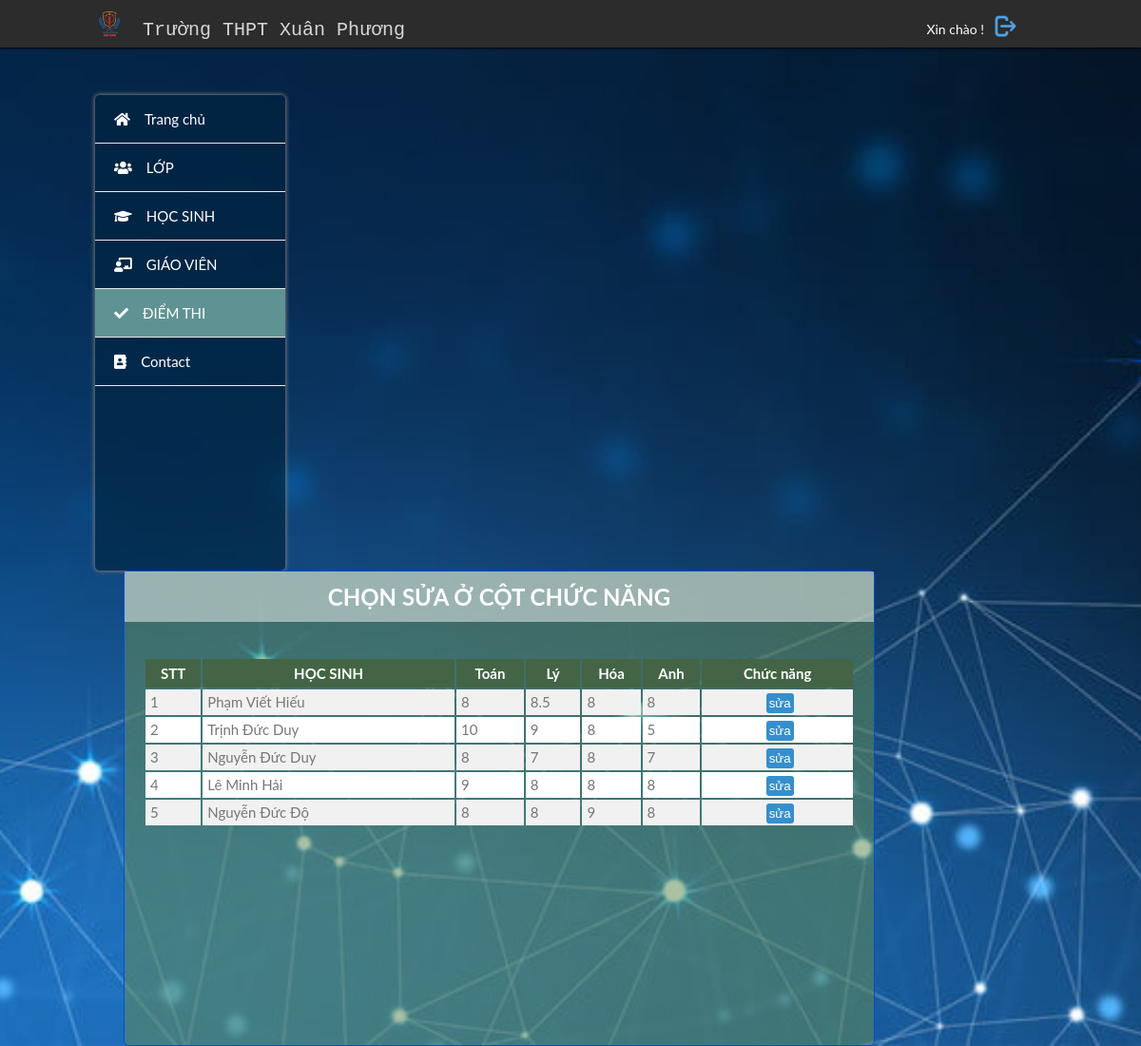
Screenshot of /suadiem.php (signed in) with the database file from the repository.
### tables this page shows
CREATE TABLE `diemthi` (
  `diemthiID` int(11) NOT NULL,
  `hocsinhID` int(11) NOT NULL,
  `toan` float NOT NULL,
  `ly` float NOT NULL,
  `hoa` int(11) NOT NULL,
  `anh` int(11) NOT NULL
);

CREATE TABLE `hocsinh` (
  `hocsinhID` int(11) NOT NULL,
  `MaHS` int(11) NOT NULL,
  `lopID` int(11) NOT NULL,
  `name` text NOT NULL,
  `birthday` date NOT NULL,
  `phonenumber` int(11) NOT NULL,
  `address` text NOT NULL,
  `avt` text NOT NULL,
  `so_truong` text NOT NULL
);

### suadiem.php (the view, shortened to what this page needs)
<!DOCTYPE html>
<html>
<?php
	if (isset($_SESSION['username'])){
	$link = new mysqli('localhost','root','','hocsinh') or die('kết nối thất bại ');
	mysqli_query($link, 'SET NAMES UTF8');
?>
    <head>
        <link rel="stylesheet" href="css/qlhs.css">
        <link rel="stylesheet" href="style/fontawesome/css/all.css">
    </head>
    <body>
        <header>
            <div class="container">
                 <div id="logo">
					  <div id="logoImg">
						   <img src="image/anh4.png " width="30px">
					  </div>
					<a href="index.php">Trường THPT Xuân Phương</a>
				 </div>
				<div id="accountName">
					<p> Xin chào ! </p>
					<a href="dangxuat.php" alt= "Đăng xuất"> <img src="image/logout.png" width="25px"> </a>
				</div>
            </div>
        </header>
        <div class="body">
			<div class="container">
				<div id="menu">
                  <ul>
                      <li><a href="index.php"><i class="fas fa-home"></i>Trang chủ</a></li>
                      <li><a href="lop.php"><i class="fas fa-users"></i>LỚP</a></li>
                      <li><a href="hocsinh.php" ><i class="fas fa-graduation-cap"></i>HỌC SINH</a></li>
                      <li><a href="giaovien.php"><i class="fas fa-chalkboard-teacher"></i>GIÁO VIÊN</a></li>
                      <li><a id="current"  href="diemthi.php"><i class="fas fa-check"></i>ĐIỂM THI</a></li>
                      <li><a href="contact.php"><i class="fas fa-address-book"></i>Contact</a></li>
                  </ul>
              </div>
              <div id="main-contain">
			  <h2>CHỌN SỬA Ở CỘT CHỨC NĂNG </h2><br>
			  <div id="listSV">
							  <table width = "70%">
								<tr>
									<th>STT</th>
									<th>HỌC SINH</th>
									<th>Toán</th>
									<th>Lý</th>
									<th>Hóa</th>
									<th>Anh</th>
									<th>Chức năng</th>
								</tr>
							<?php
										$query = " SELECT *  FROM hocsinh INNER JOIN diemthi ON hocsinh.hocsinhID = diemthi.hocsinhID ";
										$result = mysqli_query($link, $query);
										if(mysqli_num_rows($result) > 0){
											$i=0;
											while ($r = mysqli_fetch_assoc($result)){
												$i++;
												$hocsinhID = $r['hocsinhID'];
												$ten= $r['name'];
												$toan=$r['toan'];
												$ly = $r['ly'];
												$hoa = $r['hoa'];
												$anh = $r['anh'];
												echo "<tr> ";
												echo "<td>$i</td>";
												echo "<td>$ten</td>"	;
												echo "<td>$toan</td>";
												echo "<td>$ly</td>";
												echo "<td>$hoa</td>"	;
												echo "<td>$anh</td>"	;
												echo "<td style='text-align: center;'> <a href='chucnang/formsuadiem.php?id=$hocsinhID'><input id='btnSua' type='button' value='sửa' '></a> </td>";
												}
											}
							?>
							</table>
					  </div>
			  <br>
              </div>
            </div>
        </div>
    </body>
</html>
<?php
	}
	else {
		header('location:login.php');
	}
?>

### css/qlhs.css (style rules this page uses)
* { margin: 0; padding: 0; }
body { font: 400 15px/1.8 Lato, sans-serif; color: #777; background: #98a7a7 url("../image/bomaybucroi.jpg") no-repeat fixed center; background-size: cover; }
input { outline: none; }
a { text-decoration: none; color: white; }
.container { margin: 0px 100px; }
header { position: fixed; top: 0px; left: 0px; height: 40px; background: rgb(44, 44, 44); color: #efd5d5; text-align: left; padding-top: 10px; width: 100%; box-shadow: 0px 1px 2px black; z-index: 1; }
#logo { float: left; width: 50%; font-size: 20px; }
#logo a { float: left; margin-top: 4px; color: #d7d7d7; font-family: monospace; transition: 0.2s linear; }
#logoImg { float: left; margin-right: 20px; }
#accountName { float: right; padding-top: 5px; margin-right: 30px; }
#accountName p { float: left; margin-right: 10px; margin-top: 5px; }
.body { margin: 100px 0px; height: 500px; }
#menu { float: left; color: black; background: #012440ab; width: 200px; height: 500px; border-radius: 5px; box-shadow: 0px 0px 4px 1px #787878; }
#menu ul { list-style-type: none; }
#menu ul li { height: 50px; line-height: 50px; border-bottom: 1px solid #e8e9e9; }
#menu ul li a { display: block; text-decoration: none; color: #ffffff; padding-left: 20px; transition: 0.2s ease-in; }
#menu ul li a:hover, #current { background: #5f9393; }
#menu i { margin-right: 15px; }
#main-contain { background: #648c5687; float: left; width: 79%; min-height: 500px; margin-left: 30px; border: 1px solid #0549e5; border-radius: 5px; box-sizing: border-box; }
#main-contain h2 { background: #ffffff7a; color: white; padding: 5px; text-align: center; }
#listSV { margin: 10px 20px; }
#listSV table { margin: 0 auto; width: 100%; }
#listSV th { height: 30px; background: #023005bd; color: white; }
#listSV tr { height: 20px; background: white; }
#listSV td { padding-left: 5px; }
#listSV tr:nth-child(even) { background-color: #f1f1f1; }
#btnXoa, #btnSua, #btnChitiet { border: none; padding: 3px; border-radius: 3px; color: white; margin: 2px; cursor: pointer; transition: 0.1s ease-in; }
#btnSua { background: #358fce; }
h2 { color: #f0f0f0; }
p { line-height: 1.6; color: #555; }
h2 { color: white; font-size: 24px; }
p { line-height: 1.6; color: white; font-size: 14px; }

### css/all.css (style rules this page uses)
.fa, .fas, .far, .fal, .fab { -moz-osx-font-smoothing: grayscale; -webkit-font-smoothing: antialiased; display: inline-block; font-style: normal; font-variant: normal; text-rendering: auto; line-height: 1; }
.fa-address-book:before { content: "\f2b9"; }
.fa-chalkboard-teacher:before { content: "\f51c"; }
.fa-check:before { content: "\f00c"; }
.fa-graduation-cap:before { content: "\f19d"; }
.fa-home:before { content: "\f015"; }
.fa-users:before { content: "\f0c0"; }
.fa, .fas { font-family: 'Font Awesome 5 Free'; font-weight: 900; }

### rows the page displays
diemthi: hocsinhID.name "Phạm Viết Hiếu", toan "8", ly "8.5", hoa "8", anh "8"
diemthi: hocsinhID.name "Trịnh Đức Duy", toan "10", ly "9", hoa "8", anh "5"
diemthi: hocsinhID.name "Nguyễn Đức Duy", toan "8", ly "7", hoa "8", anh "7"
diemthi: hocsinhID.name "Lê Minh Hải", toan "9", ly "8", hoa "8", anh "8"
diemthi: hocsinhID.name "Nguyễn Đức Độ", toan "8", ly "8", hoa "9", anh "8"
